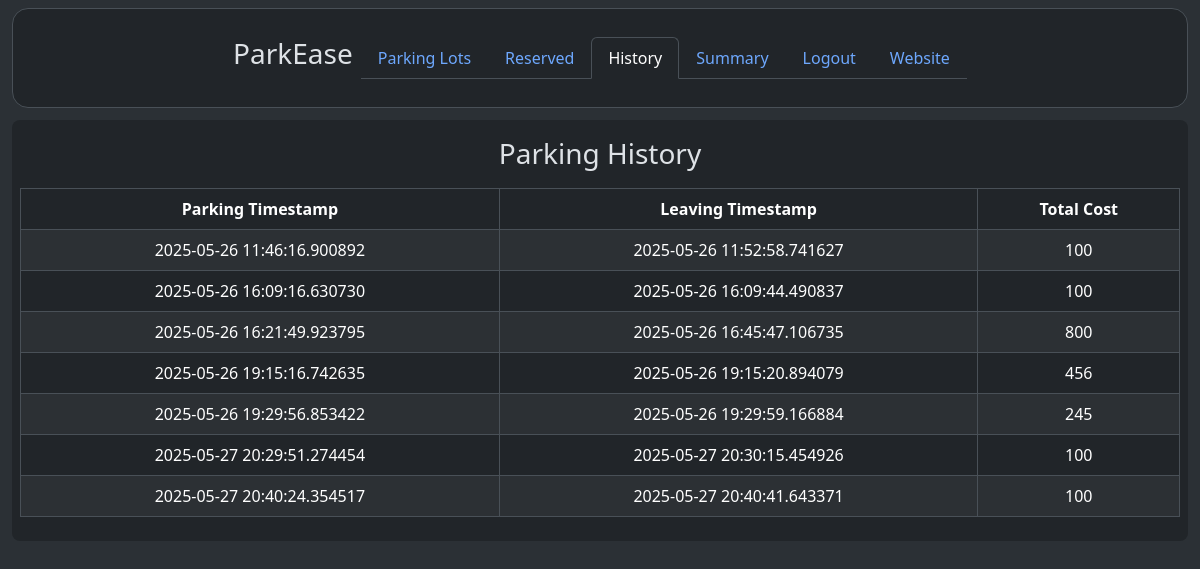
Page /user/dashboard/history (signed in) on the committed database.
### models/parkingInfo.py (models this page shows, shortened)
class ReservedParkingSpot(db.Model) :
    __tablename__ = "reservedparkingspot"
    id = db.Column(db.Integer, primary_key = True, autoincrement = True)
    parkingSpotId = db.Column(db.Integer, db.ForeignKey("parkingspot.id"))
    userId = db.Column(db.Integer, db.ForeignKey("user.id"))
    parkingTimestamp = db.Column(db.DateTime)
    leavingTimestamp = db.Column(db.DateTime)
    totalCost = db.Column(db.Integer)
    vehicleNumber = db.Column(db.String)

### controllers/userDashboard.py (the view)
@userbp.route("/dashboard/history", methods = ["GET"])
def history() :
    return render_template("user/reservedSpotHistory.html", reservedParkingSpots = viewAllReservedParkingSpots())

### controllers/userDashboard.py (called while the page is built)
@userbp.before_request
def restrict() :
    if session.get("type") != "user" :
        return redirect(url_for("general.signIn"))

def viewAllReservedParkingSpots() :
    return db.session.execute(db.select(ReservedParkingSpot).filter_by(userId = session["id"])).scalars().all()

### templates/user/reservedSpotHistory.html (shortened to what this page needs)
<!DOCTYPE html>
<html class = "h-100" data-bs-theme = "dark">
    <head>
        <link rel = "stylesheet" href = "/static/bootstrap/css/bootstrap.min.css"/>
        <link rel = "stylesheet" href = "/static/css/style.css"/>
    </head>
    <body class = "h-100">
        <div class = "container-fluid bg-body-tertiary min-vh-100">
            <div class = "container-fluid d-flex justify-content-center bg-body">
                <div class = "container-fluid mt-2 rounded-4 container-fluid border d-flex align-items-center justify-content-center overflow-auto position-fixed" style = "height: 100px; width: 98%; background-color: rgba(33, 37, 41, 0.9); z-index: 1000;">
                    <a href = "/" class = "text-decoration-none text-reset me-2">
                        <h3>
                            ParkEase
                        </h3>
                    </a>
                    <ul class = "nav nav-tabs">
                        <li class = "nav-item">
                            <a class = "nav-link" href = "/user/dashboard">
                                Parking Lots
                            </a>
                        </li>
                        <li class = "nav-item">
                            <a class = "nav-link", href = "/user/dashboard/reserved">
                                Reserved
                            </a>
                        </li>
                        <li class = "nav-item">
                            <a class = "nav-link active", href = "/user/dashboard/history">
                                History
                            </a>
                        </li>
                        <li class = "nav-item">
                            <a class = "nav-link" href = "/user/dashboard/summary">
                                Summary
                            </a>
                        </li>
                        <li class = "nav-item">
                            <a class = "nav-link" href = "/signIn">
                                Logout
                            </a>
                        </li>
                        <li class = "nav-item">
                            <a class = "nav-link" href = "/">
                                Website
                            </a>
                        </li>
                    </ul>
                </div>
            </div>
            <div class = "rounded-3 container-fluid bg-body p-2 overflow-auto" style = "height: 80%; width: 100%; margin-top: 120px;">
                <div class = "d-flex justify-content-center align-items-center gap-2" style = "height: 60px;">
                    <h3>
                        Parking History
                    </h3>
                </div>
                <div>
                    <table class = "table table-striped table-bordered table-hover text-center">
                        <thead>
                            <tr>
                                <th>
                                    Parking Timestamp
                                </th>
                                <th>
                                    Leaving Timestamp
                                </th>
                                <th>
                                    Total Cost
                                </th>
                            </tr>
                        </thead>
                        <tbody>
                            {% for reservedParkingSpot in reservedParkingSpots %}
                                <tr>
                                    <td>
                                        {{ reservedParkingSpot.parkingTimestamp }}
                                    </td>
                                    <td>
                                        {{ reservedParkingSpot.leavingTimestamp }}
                                    </td>
                                    <td>
                                        {{ reservedParkingSpot.totalCost }}
                                    </td>
                                </tr>
                            {% endfor %}
                        </tbody>
                    </table>
                </div>
            </div>
        </div>
    </body>
</html>

### rows in the picture
ReservedParkingSpot: parkingTimestamp "2025-05-26 11:46:16.900892", leavingTimestamp "2025-05-26 11:52:58.741627", totalCost "100"
ReservedParkingSpot: parkingTimestamp "2025-05-26 16:09:16.630730", leavingTimestamp "2025-05-26 16:09:44.490837", totalCost "100"
ReservedParkingSpot: parkingTimestamp "2025-05-26 16:21:49.923795", leavingTimestamp "2025-05-26 16:45:47.106735", totalCost "800"
ReservedParkingSpot: parkingTimestamp "2025-05-26 19:15:16.742635", leavingTimestamp "2025-05-26 19:15:20.894079", totalCost "456"
ReservedParkingSpot: parkingTimestamp "2025-05-26 19:29:56.853422", leavingTimestamp "2025-05-26 19:29:59.166884", totalCost "245"
ReservedParkingSpot: parkingTimestamp "2025-05-27 20:29:51.274454", leavingTimestamp "2025-05-27 20:30:15.454926", totalCost "100"
ReservedParkingSpot: parkingTimestamp "2025-05-27 20:40:24.354517", leavingTimestamp "2025-05-27 20:40:41.643371", totalCost "100"
